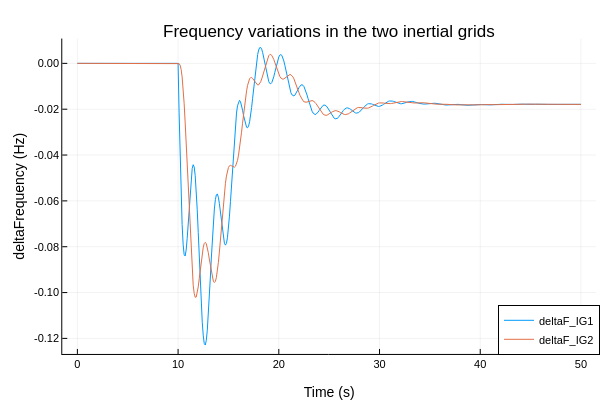

Here is the notebook cell this chart was saved with:
### Code cell
plotlyjs()
p2 = plot(df[!, "time"], [df[!, "inertialGrid1.reducedOrderSFR.deltaFrequency"] df[!, "inertialGrid2.reducedOrderSFR.deltaFrequency"]], label=["deltaF_IG1" "deltaF_IG2"])
plot!(p2, legend=:bottomright, titlefontsize=12, labelfontsize=10)
title!(p2, "Frequency variations in the two inertial grids")
xlabel!(p2, "Time (s)")
ylabel!(p2, "deltaFrequency (Hz)")

### Figure 1 — Plotly figure (JSON) as saved in the notebook; plotly's stock layout.template omitted (floating-point values rounded to 4 significant figures; data arrays with more than 128 entries replaced by an {"elided": "..."} marker saying what was removed)
{"data": [{"colorbar": {"len": 0.8761, "title": "", "x": 0.9934, "y": 0.5104}, "legendgroup": "deltaF_IG1", "line": {"color": "rgba(0, 154, 250, 1.000)", "dash": "solid", "shape": "linear", "width": 1}, "mode": "lines", "name": "deltaF_IG1", "showlegend": true, "type": "scatter", "x": {"elided": "504 float values"}, "xaxis": "x", "y": {"elided": "504 float values"}, "yaxis": "y"}, {"colorbar": {"len": 0.8761, "title": "", "x": 0.9934, "y": 0.5104}, "legendgroup": "deltaF_IG2", "line": {"color": "rgba(227, 111, 71, 1.000)", "dash": "solid", "shape": "linear", "width": 1}, "mode": "lines", "name": "deltaF_IG2", "showlegend": true, "type": "scatter", "x": {"elided": "504 float values"}, "xaxis": "x", "y": {"elided": "504 float values"}, "yaxis": "y"}], "layout": {"annotations": [{"font": {"color": "rgba(0, 0, 0, 1.000)", "family": "sans-serif", "size": 17}, "rotation": 0, "showarrow": false, "text": "Frequency variations in the two inertial grids", "x": 0.5486, "xanchor": "center", "xref": "paper", "y": 1, "yanchor": "top", "yref": "paper"}], "height": 400, "legend": {"bgcolor": "rgba(255, 255, 255, 1.000)", "bordercolor": "rgba(0, 0, 0, 1.000)", "borderwidth": 1, "font": {"color": "rgba(0, 0, 0, 1.000)", "family": "sans-serif", "size": 11}, "title": {"font": {"color": "rgba(0, 0, 0, 1.000)", "family": "sans-serif", "size": 15}, "text": ""}, "tracegroupgap": 0, "traceorder": "normal", "x": 1, "xanchor": "right", "y": 0.07, "yanchor": "bottom"}, "margin": {"b": 20, "l": 0, "r": 0, "t": 20}, "paper_bgcolor": "rgba(255, 255, 255, 1.000)", "plot_bgcolor": "rgba(255, 255, 255, 1.000)", "showlegend": true, "width": 600, "xaxis": {"anchor": "y", "domain": [0.1038, 0.9934], "gridcolor": "rgba(0, 0, 0, 0.100)", "gridwidth": 0.5, "linecolor": "rgba(0, 0, 0, 1.000)", "mirror": false, "range": [-1.5, 51.5], "showgrid": true, "showline": true, "showticklabels": true, "tickangle": 0, "tickcolor": "rgb(0, 0, 0)", "tickfont": {"color": "rgba(0, 0, 0, 1.000)", "family": "sans-serif", "size": 11}, "tickmode": "array", "ticks": "inside", "ticktext": ["0", "10", "20", "30", "40", "50"], "tickvals": [0, 10, 20, 30, 40, 50], "title": "Time (s)", "titlefont": {"color": "rgba(0, 0, 0, 1.000)", "family": "sans-serif", "size": 14}, "type": "-", "visible": true, "zeroline": false, "zerolinecolor": "rgba(0, 0, 0, 1.000)"}, "yaxis": {"anchor": "x", "domain": [0.07234, 0.9485], "gridcolor": "rgba(0, 0, 0, 0.100)", "gridwidth": 0.5, "linecolor": "rgba(0, 0, 0, 1.000)", "mirror": false, "range": [-0.1268, 0.01083], "showgrid": true, "showline": true, "showticklabels": true, "tickangle": 0, "tickcolor": "rgb(0, 0, 0)", "tickfont": {"color": "rgba(0, 0, 0, 1.000)", "family": "sans-serif", "size": 11}, "tickmode": "array", "ticks": "inside", "ticktext": ["-0.12", "-0.10", "-0.08", "-0.06", "-0.04", "-0.02", "0.00"], "tickvals": [-0.12, -0.1, -0.08, -0.06, -0.04, -0.02, 0], "title": "deltaFrequency (Hz)", "titlefont": {"color": "rgba(0, 0, 0, 1.000)", "family": "sans-serif", "size": 14}, "type": "-", "visible": true, "zeroline": false, "zerolinecolor": "rgba(0, 0, 0, 1.000)"}}}
